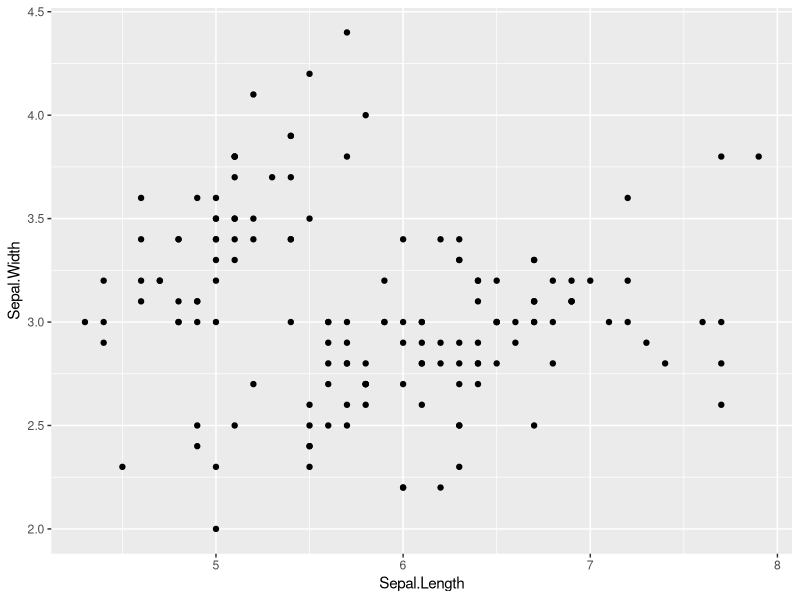
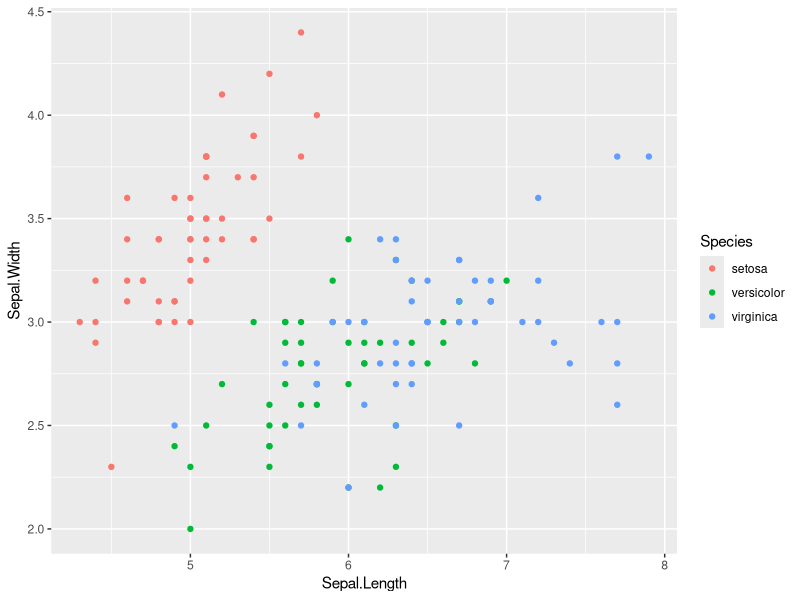
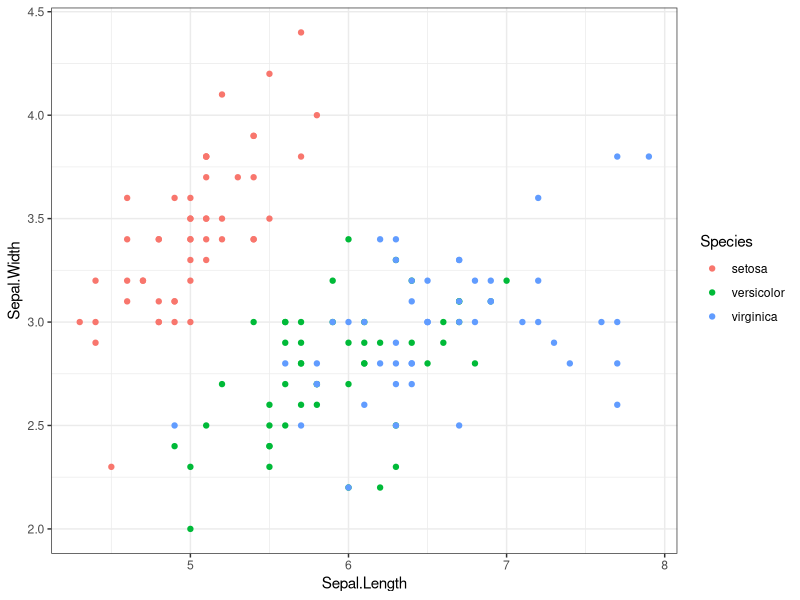

These charts were generated, in order, by the following R code:
## ---- chunk 1
#| echo: fenced  
head(iris, 3)
## ---- chunk 2
head(iris, 3)
## ---- chunk 3
#| echo: fenced
#| fig-width: 6
#| output-location: column

library(ggplot2)
ggplot(iris, aes(Sepal.Length, Sepal.Width))+
  geom_point()

## ---- chunk 4
#| echo: true
#| output-location: column
#| code-line-numbers: '2'
ggplot(iris, aes(Sepal.Length, Sepal.Width))+
  geom_point(aes(color = Species))
## ---- chunk 5
#| echo: true
#| output-location: column
#| code-line-numbers: '3|'
ggplot(iris, aes(Sepal.Length, Sepal.Width))+
  geom_point(aes(color = Species))+
  theme_bw()
